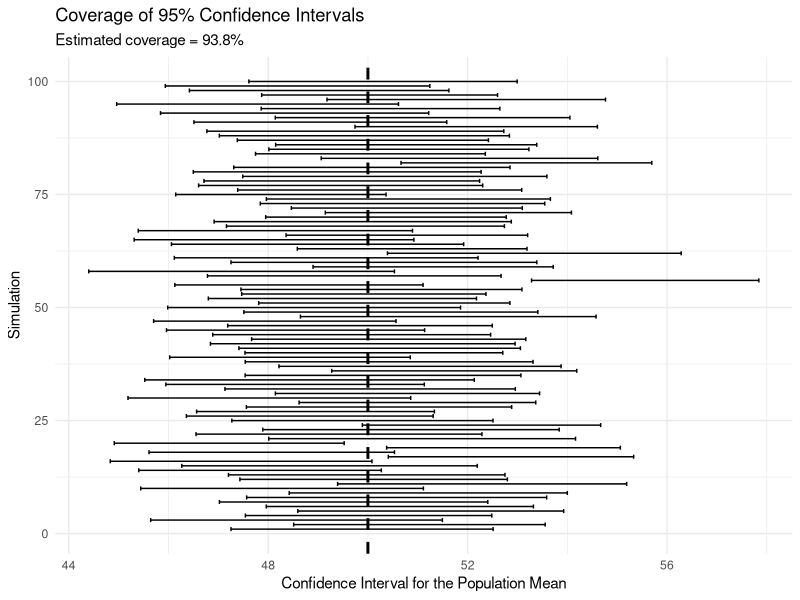
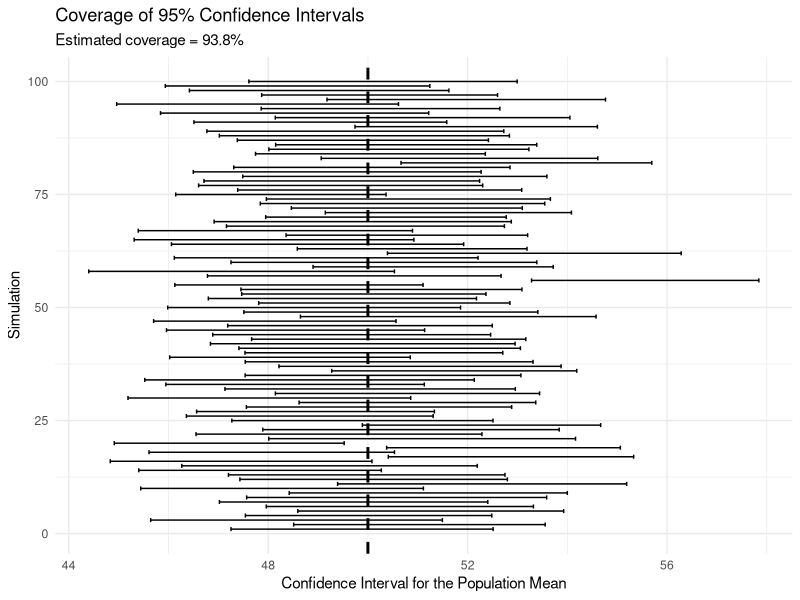

Write R code to recreate these figures, in order.
# ============================================================
# Blog 8: Confidence Interval Coverage Simulation
# ============================================================


# ------------------------------------------------------------
# 1. Project paths
# ------------------------------------------------------------

project_path <- if (basename(getwd()) == "code") {
  normalizePath("..", winslash = "/", mustWork = FALSE)
} else {
  normalizePath(".", winslash = "/", mustWork = FALSE)
}

figure_path <- file.path(
  project_path,
  "figure"
)

if (!dir.exists(figure_path)) {
  dir.create(
    figure_path,
    recursive = TRUE
  )
}


# ------------------------------------------------------------
# 2. Load packages
# ------------------------------------------------------------

library(ggplot2)


# ============================================================
# 3. General parameters
# ============================================================

set.seed(123)

population_mean <- 50
population_sd <- 10

sample_size <- 50

n_bootstrap <- 5000

n_simulations <- 1000

confidence_level <- 0.95

alpha <- 1 - confidence_level


# ============================================================
# 4. Confidence Interval Coverage Simulation
# ============================================================


# ------------------------------------------------------------
# 4.1 Set up the simulation
# ------------------------------------------------------------

coverage_results <- data.frame(
  simulation = 1:n_simulations,
  lower = numeric(n_simulations),
  upper = numeric(n_simulations),
  covered = logical(n_simulations)
)


# ------------------------------------------------------------
# 4.2 Repeat sampling and bootstrap confidence intervals
# ------------------------------------------------------------

for (i in 1:n_simulations) {
  
  # Draw a new sample
  
  sample_data <- rnorm(
    sample_size,
    mean = population_mean,
    sd = population_sd
  )
  
  
  # Bootstrap resampling
  
  bootstrap_means <- numeric(
    n_bootstrap
  )
  
  
  for (j in 1:n_bootstrap) {
    
    bootstrap_sample <- sample(
      sample_data,
      size = sample_size,
      replace = TRUE
    )
    
    bootstrap_means[j] <- mean(
      bootstrap_sample
    )
  }
  
  
  # Construct confidence interval
  
  bootstrap_ci <- quantile(
    bootstrap_means,
    probs = c(
      alpha / 2,
      1 - alpha / 2
    )
  )
  
  
  # Store confidence interval
  
  coverage_results$lower[i] <- bootstrap_ci[1]
  
  coverage_results$upper[i] <- bootstrap_ci[2]
  
  
  # Check whether the interval contains
  # the true population mean
  
  coverage_results$covered[i] <- (
    population_mean >= bootstrap_ci[1] &
      population_mean <= bootstrap_ci[2]
  )
}


# ------------------------------------------------------------
# 4.3 Calculate coverage rate
# ------------------------------------------------------------

coverage_rate <- mean(
  coverage_results$covered
)

print(coverage_rate)

cat(
  "Estimated coverage rate:",
  round(coverage_rate, 3),
  "\n"
)

cat(
  "Target confidence level:",
  confidence_level,
  "\n"
)


# ------------------------------------------------------------
# 4.4 Select 100 intervals for visualization
# ------------------------------------------------------------

set.seed(123)

plot_sample <- coverage_results[
  sample(
    1:nrow(coverage_results),
    100
  ),
]

plot_sample$plot_order <- 1:nrow(
  plot_sample
)


# ------------------------------------------------------------
# 4.5 Plot confidence interval coverage
# ------------------------------------------------------------

coverage_plot <- ggplot(
  plot_sample,
  aes(
    y = plot_order,
    xmin = lower,
    xmax = upper
  )
) +
  geom_errorbar(
    height = 0
  ) +
  geom_vline(
    xintercept = population_mean,
    linetype = "dashed",
    linewidth = 1
  ) +
  labs(
    title = "Coverage of 95% Confidence Intervals",
    subtitle = paste0(
      "Estimated coverage = ",
      round(coverage_rate * 100, 1),
      "%"
    ),
    x = "Confidence Interval for the Population Mean",
    y = "Simulation"
  ) +
  theme_minimal()


print(coverage_plot)


# Save the figure

ggsave(
  filename = file.path(
    figure_path,
    "coverage_simulation.png"
  ),
  plot = coverage_plot,
  width = 8,
  height = 6,
  dpi = 300
)
